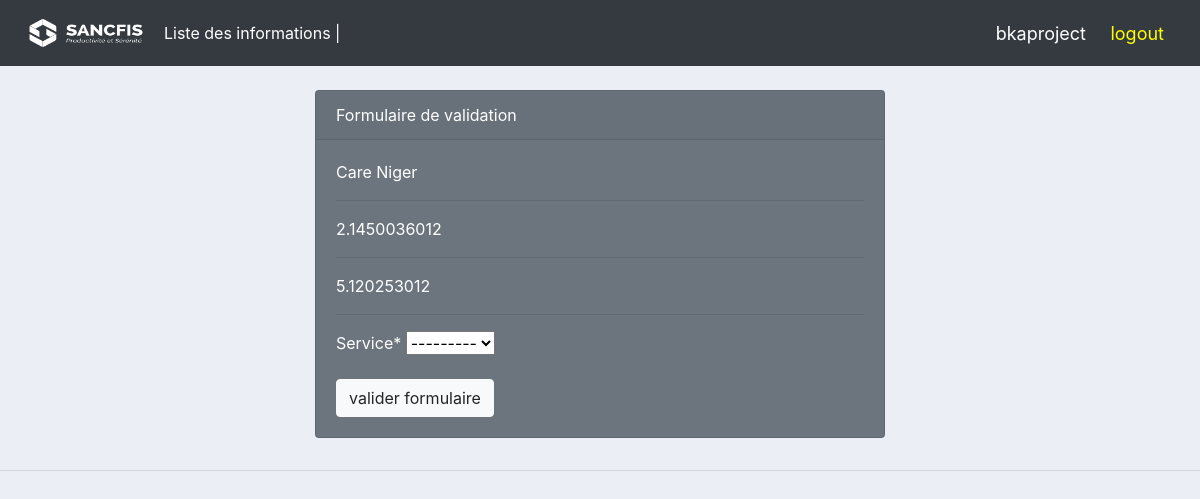
Screenshot of /validation_installation_informations/3/ (signed in) with the database file from the repository.
### bka/models.py (models this page shows, shortened)
class installation_information(models.Model):
    service = models.ForeignKey(service, null=True, on_delete=models.CASCADE)
    customer = models.CharField(max_length=100, null=True)
    lat = models.FloatField(max_length=20, null=True)
    lon = models.FloatField(max_length=20, null=True)
    value = models.FloatField(max_length=8, default=0.0)
    CHOIX = (
        ('Ko', 'Ko'),
        ('Mo', 'Mo'),
        ('Go', 'Go'),
    )
    unit = models.CharField(max_length=10, choices=CHOIX, default='Mo')
    status = models.BooleanField(default=False)
    date_ajout = models.DateTimeField(auto_now_add=True)
    date_modif = models.DateTimeField(auto_now=True)

### bka/decorators.py (the view, shortened to what this page needs)
        def wrapper_func(request, *args, **kwargs):
            group = None
            if request.user.groups.exists():
                group = request.user.groups.all()[0].name
            if group in allowed_roles:
                return view_func(request, *args, **kwargs)

### bka/forms.py
class validation_installation_informationForm(forms.ModelForm):
    class Meta:
        model = installation_information
        fields = ['service']
        labels = {
            'service': 'Service',
        }

### bka/views.py (called while the page is built)
@allowed_users(allowed_roles=['DG'])
@login_required(login_url='login_page')
def validation_installation_informations(request, pk):
    try:
        information = installation_information.objects.get(id=pk)
    except installation_information.DoesNotExist:
        information = None
    if information.status == False:
        information.status = True
        form = validation_installation_informationForm(instance=information)
        if request.method == 'POST':
            form = validation_installation_informationForm(request.POST, instance=information)
            if form.is_valid():
                form.save()
                information.save(update_fields=['status'])
                return redirect('/list_all_informations/')
    context = {'form': form}
    return render(request, 'bka/dg/validation_installation_informations.html', context)

### bka/templates/bka/dg/validation_installation_informations.html (shortened to what this page needs)
{% extends 'bka/dg/main_dg.html' %}
{% load crispy_forms_tags %}
{% block content %}
<br>
<div class="row">
    <div class="container col-md-6">
        <div class="card text-white bg-secondary mb-3">
            <div class="card-header">Formulaire de validation</div>
            <div class="card-body">
                <form action="" method="POST">
                {{ form.instance.customer }} <hr>
                {{ form.instance.lat}} <hr>
                {{ form.instance.lon }} <hr>
                {{ form.service | as_crispy_field }}
                <button class="btn btn-light" type="submit" name="submit">
                    valider formulaire
                </button>
                </form>
            </div>
        </div>
    </div>
</div>
{% endblock %}

### bka/templates/bka/dg/navbar_dg.html (shortened to what this page needs)
{% load static %}
<nav class="navbar navbar-expand-lg navbar-dark bg-dark">
    <img style="height: 50px; width: 140px;" src="{% static 'images/logo.png' %}">
    <div class="collapse navbar-collapse" id="navbarNav">
        <ul class="navbar-nav">
            <li class="nav-item active">
                <a class="nav-link" href="{% url 'list_all_informations' %}">Liste des informations |</a>
            </li>
        </ul>
    </div>
    <span class="hello-msg">{{ request.user }}</span>&nbsp;
    <span><a class="href" href="{% url 'logout_page' %}">logout</a></span>
</nav>

### static/css/main.css (style rules this page uses)
body { background-color: #ebeff5; }

### bka/templates/bka/dg/navbar_dg.html (style rules this page uses)
.hello-msg { font-size: 18px; color: white; margin-right: 20px; }
.href { font-size: 18px; color: yellow; margin-right: 20px; }

### rows the page displays
installation_information: instance.customer "Care Niger", instance.lat "2.1450036012", instance.lon "5.120253012", service "---------"

### other values shown
{{ request.user }} "bkaproject"
